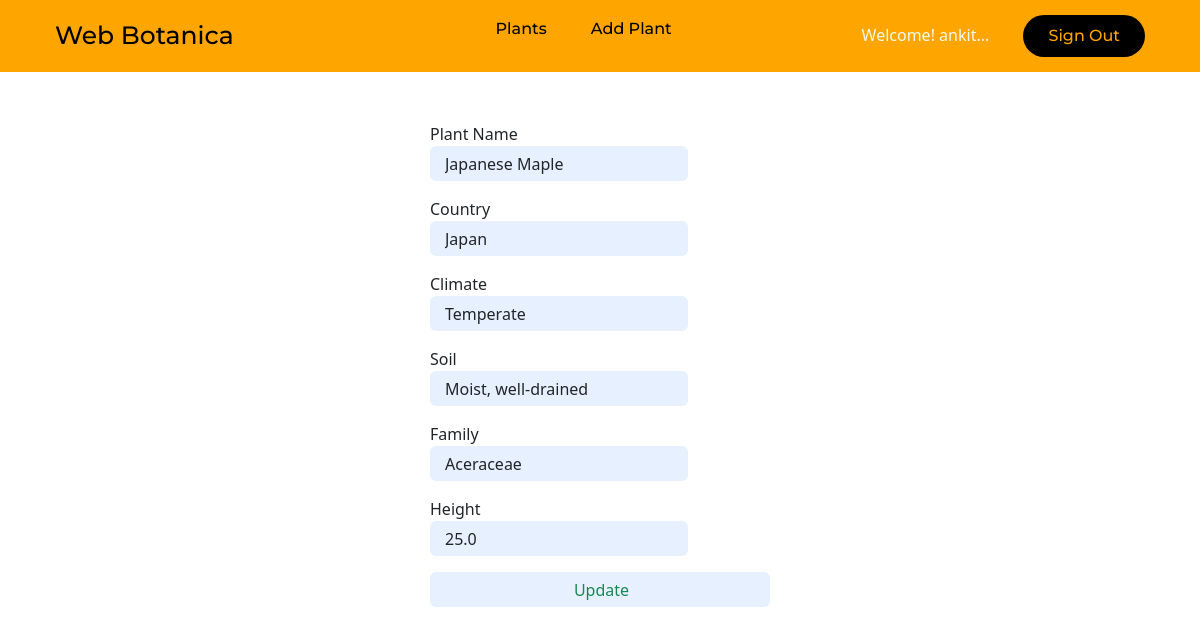
The page /plants/update/1/ (signed in) on the database its author committed.
### plants/models.py (models this page shows, shortened)
class Plant(models.Model): # each class variable represents a database i.e. table field in the model
    name = models.CharField(max_length=200)
    country = models.CharField(max_length=50)
    climate = models.CharField(max_length=200)
    soil = models.CharField(max_length=200)
    family = models.CharField(max_length=200)
    height = models.FloatField()
    user_id = models.CharField(max_length=100, null=True)

### plants/views.py (the view, shortened to what this page needs)
# urls.py: path('update/<int:id>/', views.update, name='update'),
def update(request,id):
    if request.user.is_authenticated:
        current_user=request.user
        try:
            plant = Plant.objects.get(pk=id)
        except Plant.DoesNotExist:
            raise Http404("Plant does not exist")
        return render(request, 'plants/update_plant.html' ,{'plant': plant})
    else:
        return redirect("/")

### plants/templates/plants/update_plant.html (shortened to what this page needs)
{% extends "plants/base_generic.html" %}
{% block content %}
<form method="POST" class="post-form form_allignment" >
        <div class="input-group mb-3">
        <label>Plant Name
          <input type="text" required="required" class="form-control" placeholder="Plant Name" name="name" value="{{plant.name}}">
        </div>
        <div class="input-group mb-3">
        <label>Country
          <input type="text" required="required" class="form-control" placeholder="Enter the Country it is found in..." name="country" value="{{plant.country}}">
        </label>
        </div>
        <div class="input-group mb-3">
        <label>Climate
          <input type="text" required="required" class="form-control" placeholder="Enter the suitable Climate for its growth" name="climate" value="{{plant.climate}}">
        </div>
        <div class="input-group mb-3">
        <label>Soil
          <input type="text" required="required" class="form-control" placeholder="Enter the soil suited for their growth" name="soil" value="{{plant.soil}}">
        </div>
        <div class="input-group mb-3">
        <label>Family
          <input type="text" required="required" class="form-control" placeholder="Name the Family it belongs to" name="family" value="{{plant.family}}">
        </div>
        <div class="input-group mb-3">
        <label>Height
          <input type="number" required="required" class="form-control" placeholder="Please enter the avg height of the plant" name="height" value="{{plant.height}}">
        </div>
        <input type="submit" class="btn btn-outline-success" value="Update"/>
    </form>
    {% endblock content %}

### plants/templates/plants/base_generic.html (shortened to what this page needs)
{% load static %}
<!DOCTYPE html>
<html>
<head>
    <link rel="stylesheet" href="{% static '/styles.css' %}" />
    <link href="https://cdn.jsdelivr.net/npm/bootstrap@5.3.0-alpha3/dist/css/bootstrap.min.css" rel="stylesheet">
</head>
<body>
    <header>
        <div class="heading"><a> Web Botanica</a></div>
        <nav>
            <ul class="nav_links">
                {% if user.is_authenticated %}
                <div class="barlinks">
                <li><a href="/plants">Plants</a></li>
                <li><a href="/plants/add_plant">Add Plant</a></li>
                </div>
                {% endif %}
            </ul>
        </nav>
        <div class="signin_button">
            {% if user.is_authenticated %}
                <div class="greetings"> Welcome! {{user.username}}...
                <a href="{% url 'sign_out' %}"><button>Sign Out</button></a>
            {% else %}
                <a href="{% url 'sign_in' %}"><button>Sign In</button></a>
            {% endif %}
        </div>
    </header>
    <main>
        {% block content %}{% endblock %}
    </main>
</body>
</html>

### static/styles.css (style rules this page uses)
* { box-sizing: border-box; margin: 0; padding: 0; }
.form-control { display: block; width: 25%; }
.form_allignment { margin: 20px 20px; padding: 0px 130px; }
.greetings { color: #EDFBF1; }
.heading a { font-family: "Montserrat", sans-serif; font-weight: 500; font-size: 25px; color: #D4F6DD; text-decoration: none; }
header { display: flex; justify-content: space-between; align-items: center; padding: 30px 10%; background: #156d74; }
.nav_links { list-style: none; }
.nav_links li { display: inline-block; padding: 0px 20px; }
.nav_links li a { font-family: "Montserrat", sans-serif; font-weight: 500; font-size: 16px; color: #57BB72; text-decoration: none; }
.nav_links li a { transition: all 0.3s ease 0s; }
.signin_button button { font-family: "Montserrat", sans-serif; font-weight: 500; font-size: 16px; color: #57BB72; text-decoration: none; }
.signin_button button { padding: 9px 25px; background-color: rgba(0,0,0,1); border: none; border-radius: 50px; cursor: pointer; transition: all 0.3s ease 0s; }
a { text-decoration: none !important; color: orange !important; }
header { background: orange; padding: 15px; }
.heading a { color: black !important; padding: 40px; }
.greetings a { margin-left: 30px; padding-right: 40px; }
form.form_allignment { display: block; width: 50%; margin: 0 auto; margin-top: 50px; }
form.form_allignment input { width: 100%; height: 35px; border: none; background: #e7f0fe; padding-left: 15px; }
form.form_allignment { margin-bottom: 50px; }
.signin_button button { color: orange !important; }
.barlinks a { color: black !important; }

### rows shown on the page
Plant: name "Japanese Maple", country "Japan", climate "Temperate", soil "Moist, well-drained", family "Aceraceae", height "25.0"

### other values the page prints
{{ user.username }} "ankit"
